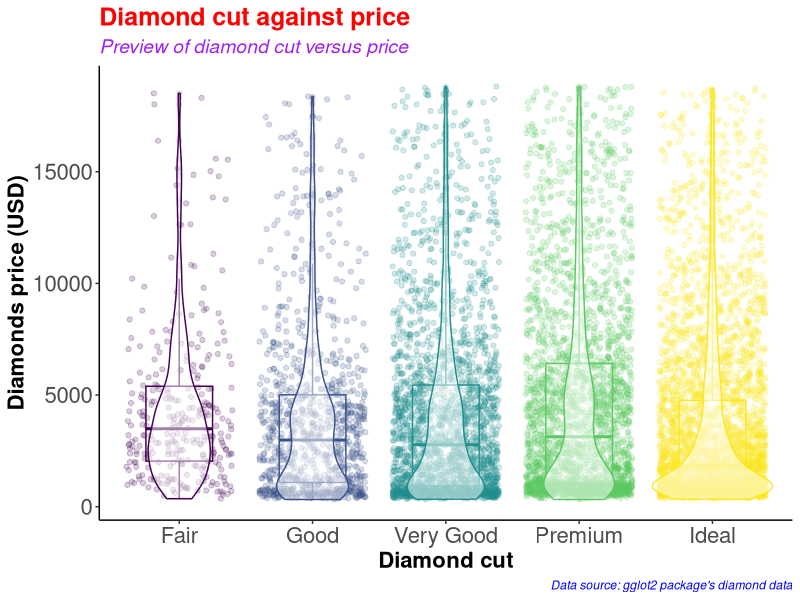
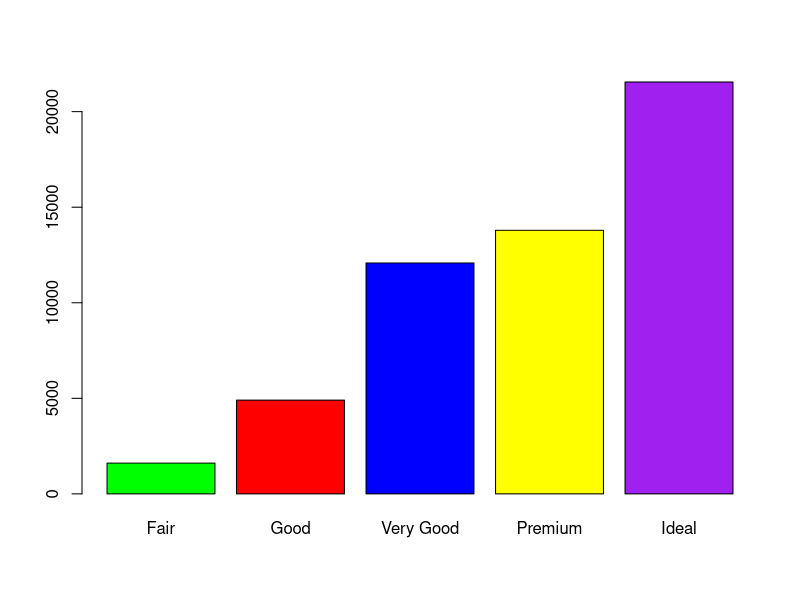
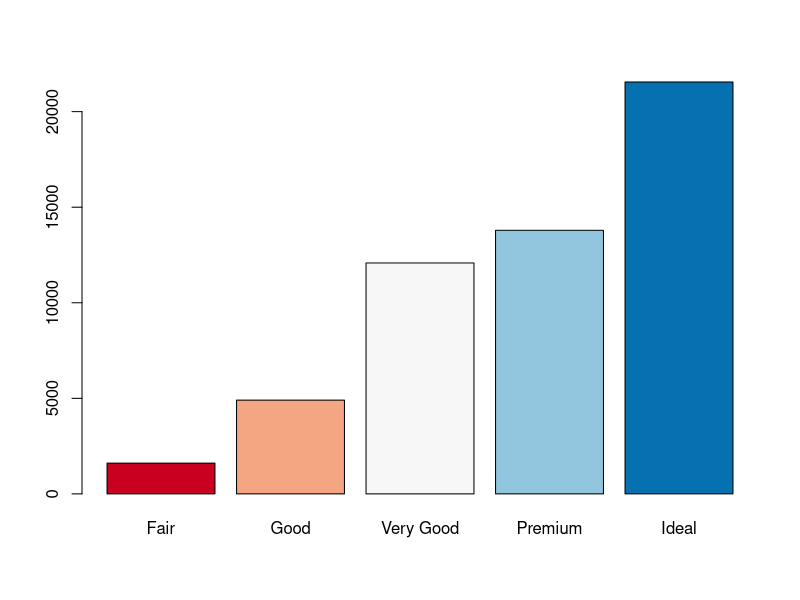
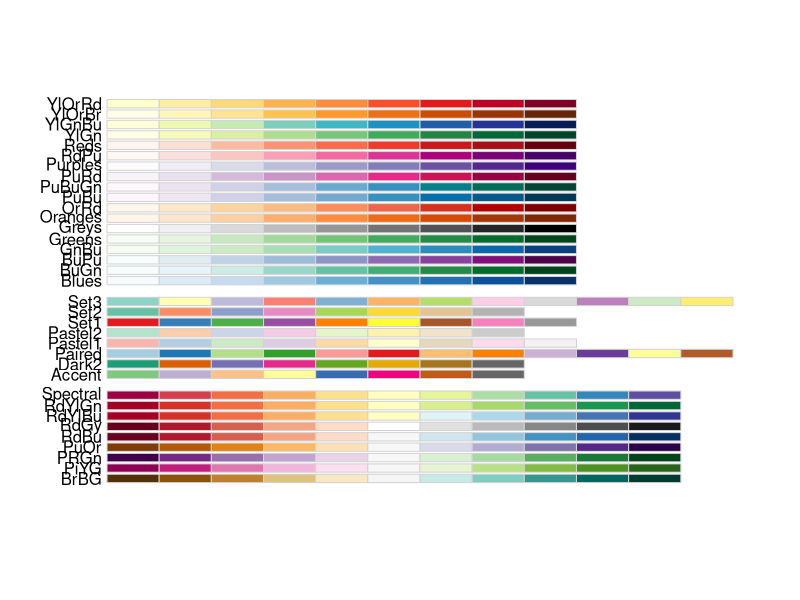
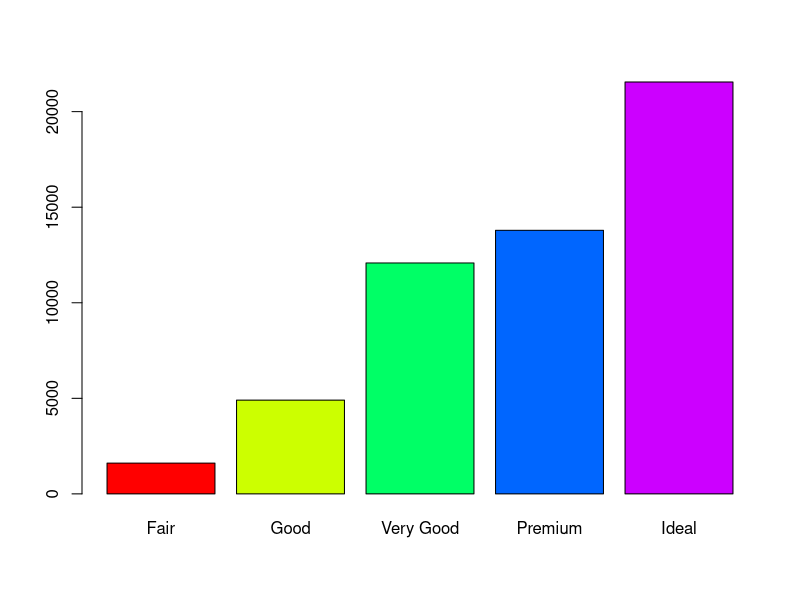
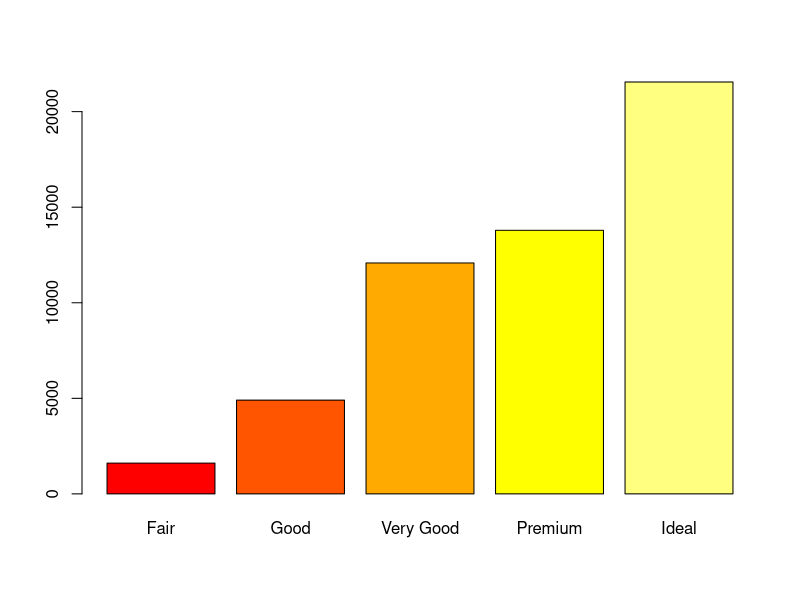
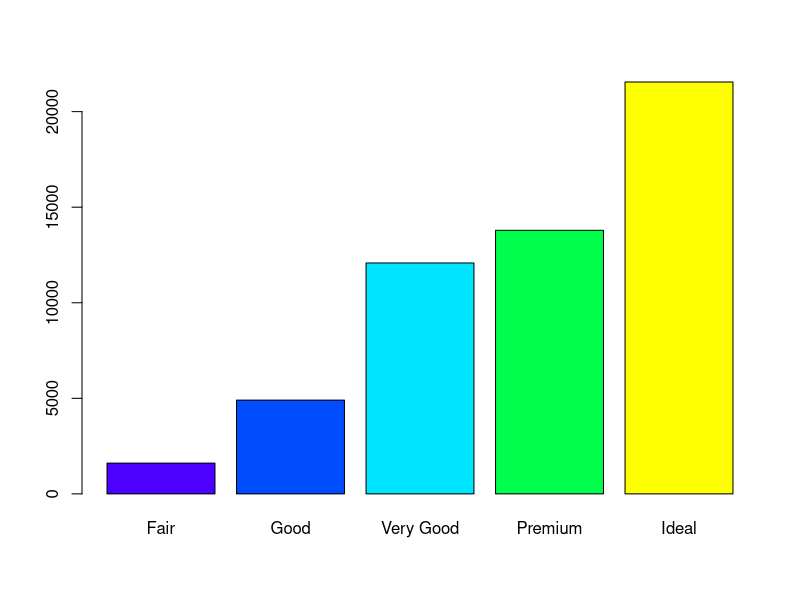
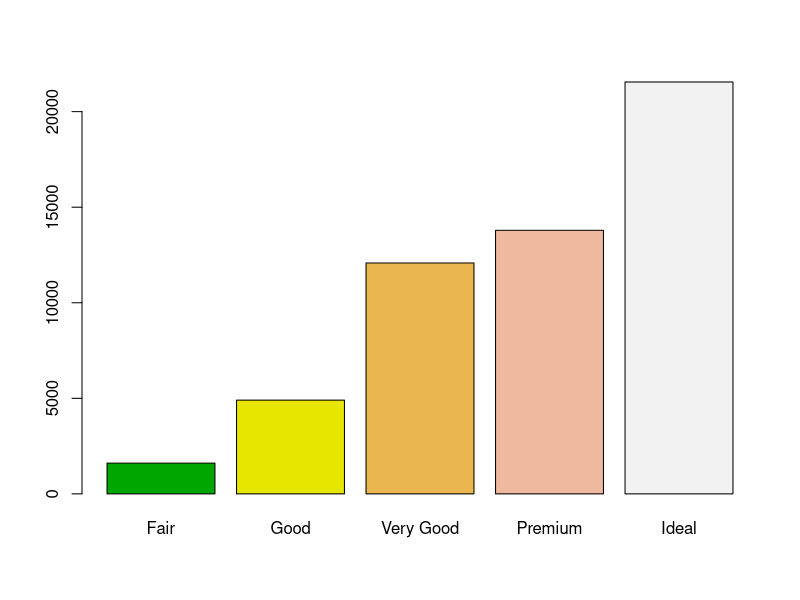

Reproduce these figures in R, in order.
#########################################
# Name: Wyclife Agumba Oluoch           #   
# E-mail: wyclifeoluoch@gmail.com       #
# GitHub: https://github.com/Wycology   #
# Task: Boxplot and violin plots in one #
# Date: 4th Jan 2021                    #
# Last edited: 20th Mar 2021            #
#########################################

# Loading the necessary libraries for the project
library(tidyverse) # This is for data wrangling and plotting
library(RColorBrewer) # This is for generating color pallets for the plots.

diamonds_df <- diamonds # Saving the diamonds data-set to a new object in R.

head(diamonds) # Checking the variables in the data-set for subsequent analyses
nrow(diamonds) # Checking for the number of rows in the data. 53940 observations
ncol(diamonds) # Checking the number of variables in the data-set. 10 variables

diamonds_df %>% # Picking the diamonds data, and then
  slice_sample(n = 0.2*(nrow(diamonds))) %>% # Picking a portion of the data-set
  ggplot(aes(x = cut, y = price, color = cut)) + # Adding the mapping variables
  geom_point(position = "jitter", alpha = 0.2) + # Adding jitter and alpha
  geom_boxplot(alpha = 0.1, width = 0.5) + # Modifying dimensions of the boxplot 
  geom_violin(alpha = 0.5) + # Adding violin plot on top of the box and jitter
  theme_classic() + # Adding my preferred theme for publication.
  theme(legend.position = "none") + # Removing the legend; it is on the x-axis
  labs(x = "Diamond cut", # Labels the x-axis.
       y = "Diamonds price (USD)", # Labeling the y-axis
       title = "Diamond cut against price", # Setting tibble of the plot
       subtitle = "Preview of diamond cut versus price", # Descriptive title beneath TITLE
       caption = "Data source: gglot2 package's diamond data") +
  theme(axis.text = element_text(size=16), # Size of labels on tick-marks
        axis.title = element_text(size=16,face="bold")) + # Size of axis labels
  theme(plot.title = element_text(color = 'red', size = 18, face = 'bold'),
        plot.subtitle = element_text(color = 'purple', size = 14, face = 'italic'),
        plot.caption = element_text(color = 'blue', face = 'italic'))

diamonds %>% # Picking the diamonds data, and then
  filter(cut == 'Very Good') %>% # Picking the very good cut 
  nrow() # counting the number of rows with very good cut

diamonds %>% 
  select(cut) %>% 
  table() %>% 
  barplot(col = c('green', 'red', 'blue', 'yellow', 'purple'))

# Instead of specifying the colors, we can simply use the color brewer panel 

diamonds %>% 
  select(cut) %>% 
  table() %>% 
  barplot(col = brewer.pal(n = 5, name = "RdBu"))
# To display more brewer colors options to use, run the following function:

display.brewer.all()

# Can also use rainbow colors

diamonds %>% 
  select(cut) %>% 
  table() %>% 
  barplot(col = rainbow(5))

# Can also use heat.colors
diamonds %>% 
  select(cut) %>% 
  table() %>% 
  barplot(col = heat.colors(5))

# Can also use topographic colors

diamonds %>% 
  select(cut) %>% 
  table() %>% 
  barplot(col = topo.colors(5))

# Can also use terrain colors
diamonds %>% 
  select(cut) %>% 
  table() %>% 
  barplot(col = terrain.colors(5))

# Can also use cm.colors
diamonds %>% 
  select(cut) %>% 
  table() %>% 
  barplot(col = cm.colors(5))

?getData
# That is awesome. Good for the day.
